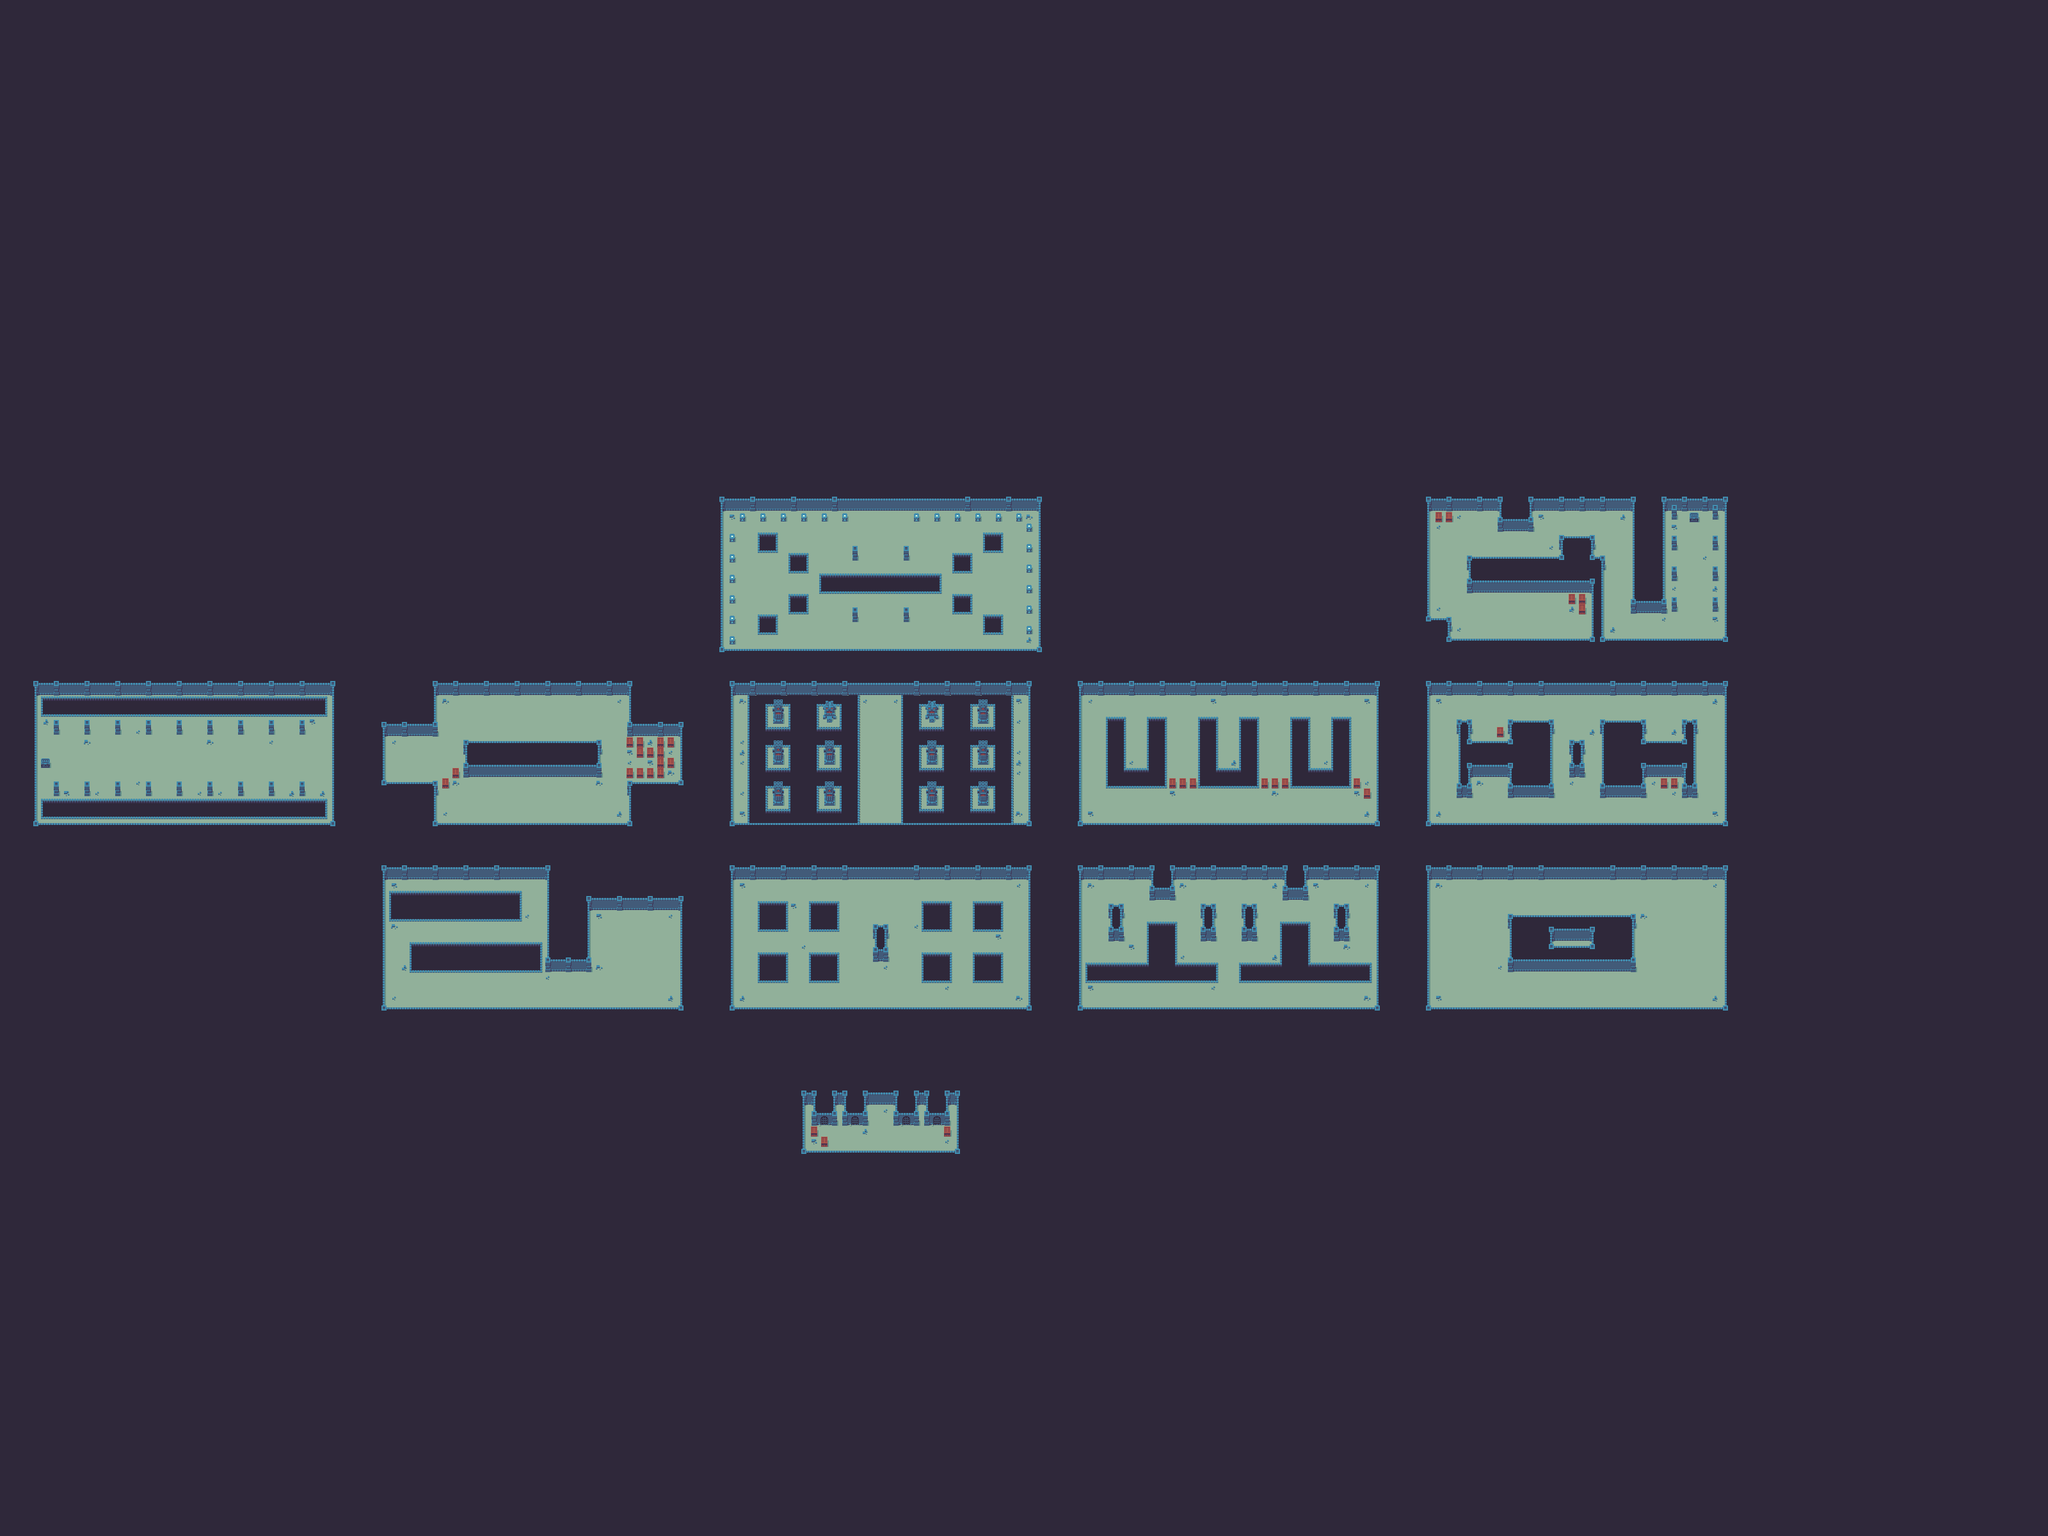

Tiled map render using the project's own tile images. Description and the map definition, with tile-layer contents summarised, below:
An orthogonal 200x150 tile map with 16x16 px tiles, 5 tile layers (Fondo, Suelo, Paredes, Obstaculos, ...) and 465 objects (58x low, 34x fantasma, 31x lancero, 26x torreta, 24x trampa, ...).

<map version="1.0" tiledversion="2017.07.25" orientation="orthogonal" renderorder="right-down" width="200" height="150" tilewidth="16" tileheight="16" nextobjectid="669">
 <tileset firstgid="1" source="NoMenaxSky.tsx" />
 <layer name="Fondo" width="200" height="150">
  <data>[30000 cells, 30000 non-empty, 1 distinct tile ids]</data>
 </layer>
 <layer name="Suelo" width="200" height="150">
  <data>[30000 cells, 4831 non-empty, 10 distinct tile ids]</data>
 </layer>
 <layer name="Paredes" width="200" height="150">
  <data>[30000 cells, 1571 non-empty, 25 distinct tile ids]</data>
 </layer>
 <objectgroup name="Puertas">
  <object id="55" gid="355" x="1368.08" y="1729.06" width="16" height="16" />
  <object id="56" gid="330" x="1367.63" y="1582.95" width="16" height="16" />
  <object id="57" gid="183" x="1137.88" y="1484.89" width="16" height="16" />
  <object id="58" gid="355" x="1367.94" y="1377.05" width="16" height="16" />
  <object id="59" gid="133" x="1137.88" y="1470.56" width="16" height="16" />
  <object id="60" gid="80" x="1597.63" y="1484.29" width="16" height="16" />
  <object id="61" gid="30" x="1597.61" y="1468.61" width="16" height="16" />
  <object id="62" gid="30" x="1054.29" y="1467.17" width="16" height="16" />
  <object id="63" gid="80" x="1054.31" y="1482.85" width="16" height="16" />
  <object id="64" gid="355" x="823.871" y="1376.97" width="16" height="16" />
  <object id="65" gid="133" x="1682.29" y="1470.13" width="16" height="16" />
  <object id="66" gid="355" x="1912.19" y="1377.02" width="16" height="16" />
  <object id="67" gid="183" x="1682.29" y="1484.46" width="16" height="16" />
  <object id="68" gid="80" x="2141.56" y="1482.74" width="16" height="16" />
  <object id="69" gid="30" x="2141.54" y="1467.06" width="16" height="16" />
  <object id="73" gid="133" x="2226.53" y="1470.37" width="16" height="16" />
  <object id="74" gid="183" x="2226.53" y="1484.71" width="16" height="16" />
  <object id="75" gid="355" x="2456.05" y="1377.04" width="16" height="16" />
  <object id="76" gid="30" x="2142.22" y="1180.41" width="16" height="16" />
  <object id="77" gid="330" x="1912.6" y="1294.25" width="16" height="16" />
  <object id="78" gid="80" x="2142.23" y="1196.09" width="16" height="16" />
  <object id="79" gid="355" x="2456.14" y="1089.07" width="16" height="16" />
  <object id="80" gid="330" x="2456.68" y="1294.65" width="16" height="16" />
  <object id="81" gid="183" x="2226.42" y="1196.44" width="16" height="16" />
  <object id="82" gid="133" x="2226.42" y="1182.11" width="16" height="16" />
  <object id="83" gid="330" x="2456.13" y="1005.88" width="16" height="16" />
  <object id="84" gid="451" x="1352.06" y="1087.97" width="16" height="16" />
  <object id="85" gid="452" x="1368.06" y="1087.97" width="16" height="16" />
  <object id="86" gid="453" x="1384.06" y="1087.91" width="16" height="16" />
  <object id="87" gid="401" x="1352.13" y="1072.03" width="16" height="16" />
  <object id="88" gid="402" x="1368.06" y="1072.03" width="16" height="16" />
  <object id="89" gid="403" x="1384" y="1072.03" width="16" height="16" />
  <object id="90" gid="330" x="824.771" y="1293.62" width="16" height="16" />
  <object id="91" gid="183" x="594.063" y="1196.5" width="16" height="16" />
  <object id="92" gid="133" x="594.063" y="1182.17" width="16" height="16" />
  <object id="93" gid="30" x="510.36" y="1179.66" width="16" height="16" />
  <object id="94" gid="80" x="510.38" y="1195.34" width="16" height="16" />
  <object id="95" gid="1073742227" x="1384.03" y="1030.03" width="16" height="16" />
  <object id="96" gid="1073742226" x="1368.09" y="1030.03" width="16" height="16" />
  <object id="97" gid="1073742225" x="1352.15" y="1030.03" width="16" height="16" />
  <object id="104" gid="330" x="1368.63" y="1293.88" width="16" height="16" />
 </objectgroup>
 <layer name="Obstaculos" width="200" height="150">
  <data>[30000 cells, 1049 non-empty, 46 distinct tile ids]</data>
 </layer>
 <layer name="Decoracion" width="200" height="150">
  <data>[30000 cells, 129 non-empty, 6 distinct tile ids]</data>
 </layer>
 <objectgroup name="Colisiones">
  <object id="106" x="1664.01" y="1056" width="511.986" height="16.1667" />
  <object id="110" x="2151" y="1072.18" width="25" height="210.856" />
  <object id="114" x="1692" y="1285.98" width="456.076" height="26.0195" />
  <object id="115" x="1664" y="1072.23" width="24.9969" height="210.794" />
  <object id="117" x="1664" y="1283.01" width="27.9911" height="28.9887" />
  <object id="119" x="2147.99" y="1283" width="28.0078" height="28.9922" />
  <object id="139" x="2207.99" y="1072.22" width="24.9969" height="210.794" />
  <object id="140" x="2235.99" y="1285.97" width="456.076" height="26.0195" />
  <object id="141" x="2694.99" y="1072.17" width="25" height="210.856" />
  <object id="142" x="2691.98" y="1282.99" width="28.0078" height="28.9922" />
  <object id="143" x="2207.99" y="1283" width="27.9911" height="28.9887" />
  <object id="144" x="2208" y="1055.99" width="511.986" height="16.1667" />
  <object id="145" x="2208" y="1360.22" width="24.9969" height="210.794" />
  <object id="146" x="2236" y="1573.97" width="456.076" height="26.0195" />
  <object id="147" x="2695" y="1360.17" width="25" height="210.856" />
  <object id="148" x="2691.99" y="1570.99" width="28.0078" height="28.9922" />
  <object id="149" x="2208" y="1571" width="27.9911" height="28.9887" />
  <object id="150" x="2208.01" y="1343.99" width="511.986" height="16.1667" />
  <object id="151" x="1119.99" y="1360.22" width="24.9969" height="210.794" />
  <object id="152" x="1147.99" y="1573.97" width="456.076" height="26.0195" />
  <object id="153" x="1606.99" y="1360.17" width="25" height="210.856" />
  <object id="154" x="1603.98" y="1570.99" width="28.0078" height="28.9922" />
  <object id="155" x="1119.99" y="1571" width="27.9911" height="28.9887" />
  <object id="156" x="1120" y="1343.99" width="511.986" height="16.1667" />
  <object id="157" x="32.0039" y="1072.21" width="24.9969" height="210.794" />
  <object id="158" x="57.0195" y="1286.66" width="461.998" height="25.325" />
  <object id="159" x="519.004" y="1072.16" width="25" height="210.856" />
  <object id="160" x="515.994" y="1282.98" width="28.0078" height="28.9922" />
  <object id="161" x="32.0039" y="1282.99" width="27.9911" height="28.9887" />
  <object id="162" x="32.0139" y="1055.98" width="511.986" height="29.3769" />
  <object id="163" x="576.004" y="1360.22" width="24.9969" height="210.794" />
  <object id="164" x="604.004" y="1573.97" width="456.076" height="26.0195" />
  <object id="165" x="1063" y="1360.17" width="25" height="210.856" />
  <object id="166" x="1059.99" y="1570.99" width="28.0078" height="28.9922" />
  <object id="167" x="576.004" y="1571" width="27.9911" height="28.9887" />
  <object id="168" x="576.014" y="1343.99" width="511.986" height="16.1667" />
  <object id="175" x="1120.01" y="1072.21" width="24.9969" height="210.794" />
  </objectgroup>
 <objectgroup name="1.0">
  <!-- 144 objects omitted --></objectgroup>
 <objectgroup name="1.1">
  <!-- 142 objects omitted --></objectgroup>
 <objectgroup name="1.2">
  <!-- 132 objects omitted --></objectgroup>
 <objectgroup name="1.3">
  <!-- 130 objects omitted --></objectgroup>
 <objectgroup name="1.4">
  <!-- 119 objects omitted --></objectgroup>
 <objectgroup name="1.5">
  <!-- 107 objects omitted --></objectgroup>
 <objectgroup name="1.6">
  <!-- 100 objects omitted --></objectgroup>
 <objectgroup name="1.7">
  <!-- 86 objects omitted --></objectgroup>
 <objectgroup name="1.8">
  <!-- 69 objects omitted --></objectgroup>
 <objectgroup name="1.9">
  <!-- 54 objects omitted --></objectgroup>
 <objectgroup name="1.10">
  <!-- 40 objects omitted --></objectgroup>
 <objectgroup name="1.11">
  <!-- 27 objects omitted --></objectgroup>
</map>
<!-- 387 of 465 objects omitted -->
